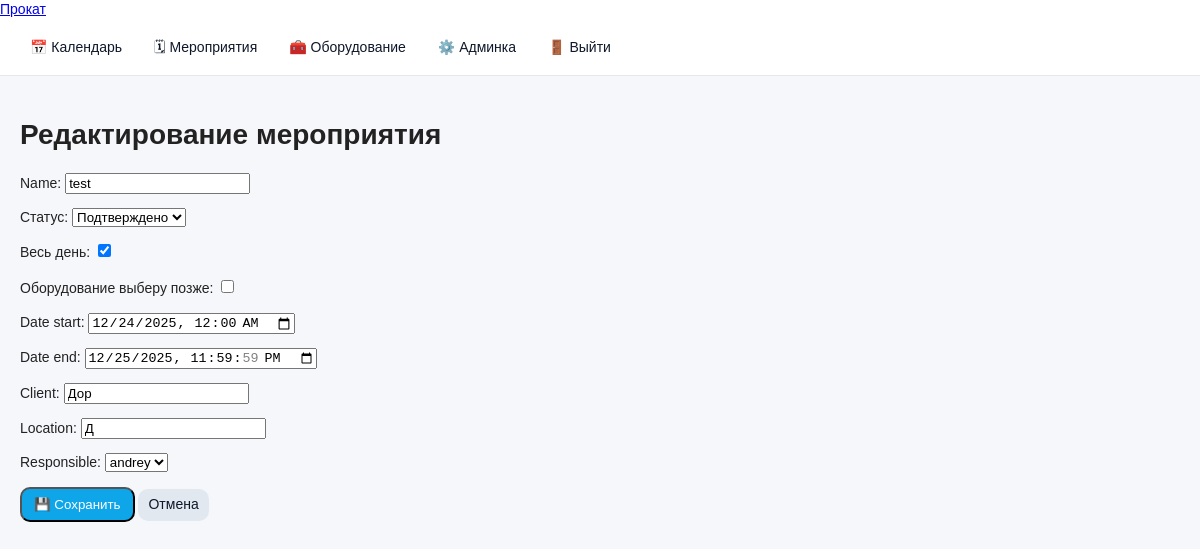
Before: /events/1/edit/ (signed in) with the older database file.
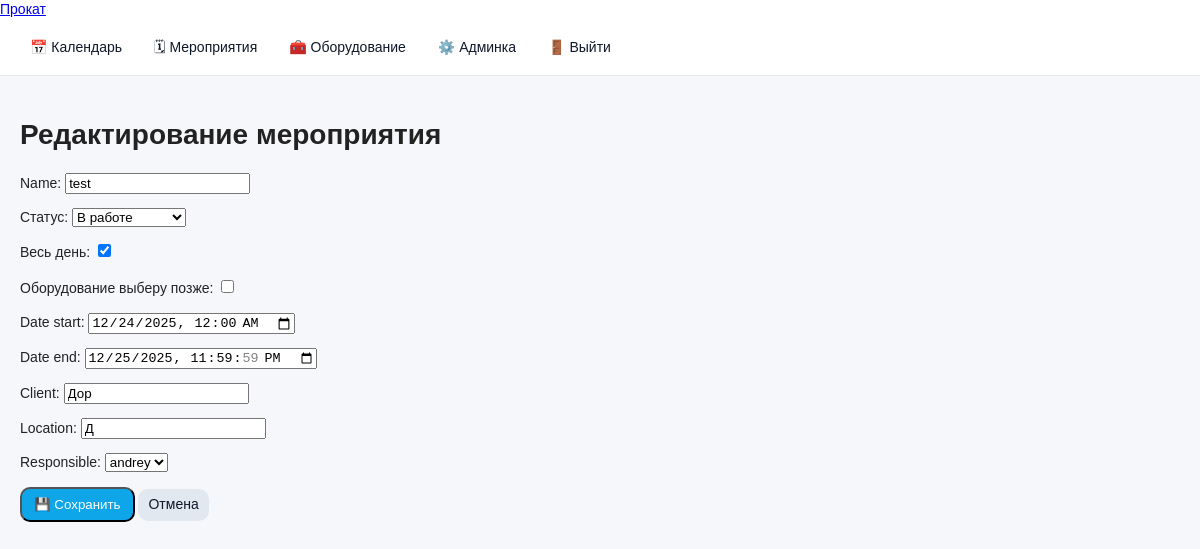
After: the same page with the newer database file.
### events/models.py (models this page shows, shortened)
class Event(models.Model):
    STATUS_DRAFT = 'draft'
    STATUS_CONFIRMED = 'confirmed'
    STATUS_IN_RENT = 'in_rent'
    STATUS_CLOSED = 'closed'
    STATUS_CHOICES = (
        (STATUS_DRAFT, 'Черновик'),
        (STATUS_CONFIRMED, 'Подтверждено'),
        (STATUS_IN_RENT, 'В работе'),
        (STATUS_CLOSED, 'Закрыто'),
    )
    name = models.CharField(max_length=200)
    status = models.CharField(
        max_length=20,
        choices=STATUS_CHOICES,
        default=STATUS_DRAFT,
        verbose_name='Статус'
    )
    all_day = models.BooleanField(default=False, verbose_name='Весь день')
    equipment_tbd = models.BooleanField(
        default=True,
        verbose_name='Оборудование выберу позже'
    )
    date_start = models.DateTimeField()
    date_end = models.DateTimeField()
    client = models.CharField(max_length=200, blank=True)
    location = models.CharField(max_length=200, blank=True)
    responsible = models.ForeignKey(
        User,
        on_delete=models.SET_NULL,
        null=True,
        related_name='events'
    )
    created_at = models.DateTimeField(auto_now_add=True)

### events/views.py (the view)
# urls.py: path('events/<int:event_id>/edit/', event_update_view, name='event_edit'),
@login_required
def event_update_view(request, event_id):
    event = get_object_or_404(Event, id=event_id)
    if not _can_modify_event(request.user, event):
        return HttpResponseForbidden('Нельзя редактировать это мероприятие')
    if request.method == 'POST':
        form = EventForm(request.POST, instance=event)
        if form.is_valid():
            form.save()
            return redirect('event_detail', event_id=event.id)
    else:
        form = EventForm(instance=event)
    return render(request, 'events/event_form.html', {
        'form': form,
        'title': 'Редактирование мероприятия',
    })

### events/forms.py (shortened to what this page needs)
class EventForm(forms.ModelForm):
    class Meta:
        model = Event
        fields = [
            'name',
            'status',
            'all_day',
            'equipment_tbd',
            'date_start',
            'date_end',
            'client',
            'location',
            'responsible',
        ]
        widgets = {
            'date_start': forms.DateTimeInput(attrs={'type': 'datetime-local'}),
            'date_end': forms.DateTimeInput(attrs={'type': 'datetime-local'}),
        }

### events/views.py (called while the page is built)
def _can_modify_event(user, event: Event) -> bool:
    if user.is_superuser:
        return True
    if getattr(event, 'is_closed', False):
        return False
    return user_can_edit(user)

### events/templates/events/event_form.html (shortened to what this page needs)
{% extends "base.html" %}
{% block content %}
<h1>{{ title }}</h1>
<form method="post">
    {{ form.as_p }}
    <button type="submit" class="btn">💾 Сохранить</button>
    <a class="btn-secondary" href="{% url 'calendar' %}">Отмена</a>
</form>
{% endblock %}

Changed rows visible on the page:
changed Event "test": status "Подтверждено" → "В работе"
